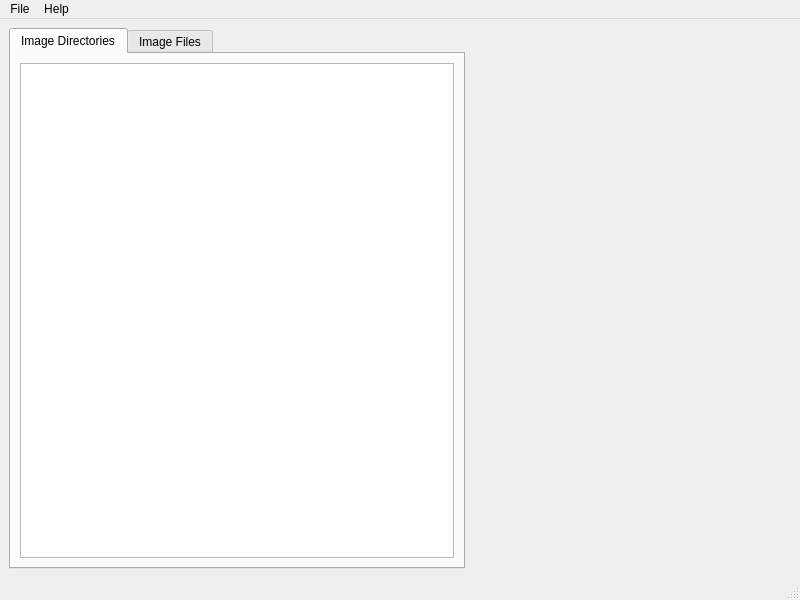
<?xml version="1.0" encoding="UTF-8"?>
<ui version="4.0">
 <class>FilesEditor</class>
 <widget class="QMainWindow" name="FilesEditor">
  <property name="geometry">
   <rect>
    <x>0</x>
    <y>0</y>
    <width>800</width>
    <height>600</height>
   </rect>
  </property>
  <property name="windowTitle">
   <string>MainWindow</string>
  </property>
  <widget class="QWidget" name="centralwidget">
   <layout class="QGridLayout" name="gridLayout_2">
    <item row="0" column="0">
     <widget class="QTabWidget" name="tabWidget">
      <property name="currentIndex">
       <number>0</number>
      </property>
      <widget class="QWidget" name="tab_image_directories">
       <attribute name="title">
        <string>Image Directories</string>
       </attribute>
       <layout class="QGridLayout" name="gridLayout">
        <item row="0" column="0">
         <widget class="QTableView" name="dir_list_tableView">
          <property name="editTriggers">
           <set>QAbstractItemView::AllEditTriggers</set>
          </property>
          <property name="selectionMode">
           <enum>QAbstractItemView::SingleSelection</enum>
          </property>
         </widget>
        </item>
       </layout>
      </widget>
      <widget class="QWidget" name="tab_image_files">
       <attribute name="title">
        <string>Image Files</string>
       </attribute>
      </widget>
     </widget>
    </item>
    <item row="0" column="2">
     <layout class="QVBoxLayout" name="verticalLayout">
      <property name="rightMargin">
       <number>0</number>
      </property>
      <property name="bottomMargin">
       <number>0</number>
      </property>
      <item>
       <widget class="ImageAreaPreview" name="image_preview_widget" native="true">
        <property name="minimumSize">
         <size>
          <width>320</width>
          <height>240</height>
         </size>
        </property>
       </widget>
      </item>
      <item>
       <spacer name="verticalSpacer">
        <property name="orientation">
         <enum>Qt::Vertical</enum>
        </property>
        <property name="sizeHint" stdset="0">
         <size>
          <width>20</width>
          <height>40</height>
         </size>
        </property>
       </spacer>
      </item>
     </layout>
    </item>
   </layout>
  </widget>
  <widget class="QMenuBar" name="menubar">
   <property name="geometry">
    <rect>
     <x>0</x>
     <y>0</y>
     <width>800</width>
     <height>21</height>
    </rect>
   </property>
   <widget class="QMenu" name="menuFile">
    <property name="title">
     <string>File</string>
    </property>
    <addaction name="actionSave"/>
    <addaction name="actionQuit"/>
   </widget>
   <widget class="QMenu" name="menuHelp">
    <property name="title">
     <string>Help</string>
    </property>
    <addaction name="actionAbout"/>
   </widget>
   <addaction name="menuFile"/>
   <addaction name="menuHelp"/>
  </widget>
  <widget class="QStatusBar" name="statusbar"/>
  <action name="actionSave">
   <property name="text">
    <string>Save</string>
   </property>
  </action>
  <action name="actionQuit">
   <property name="text">
    <string>Quit</string>
   </property>
  </action>
  <action name="actionAbout">
   <property name="text">
    <string>About</string>
   </property>
  </action>
 </widget>
 <customwidgets>
  <customwidget>
   <class>ImageAreaPreview</class>
   <extends>QWidget</extends>
   <header>scenes/imageareapreview.h</header>
   <container>1</container>
  </customwidget>
 </customwidgets>
 <resources/>
 <connections/>
</ui>
